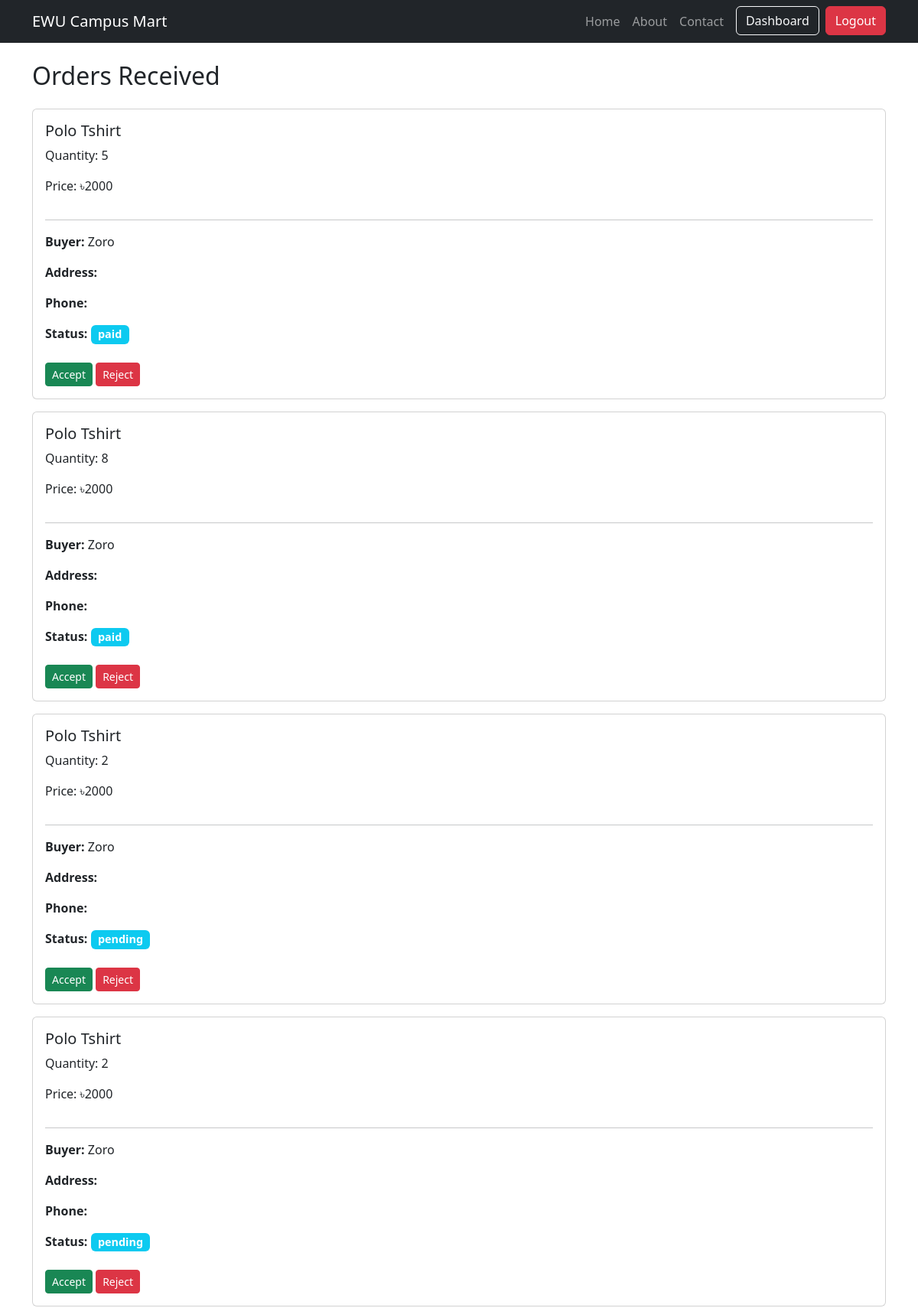
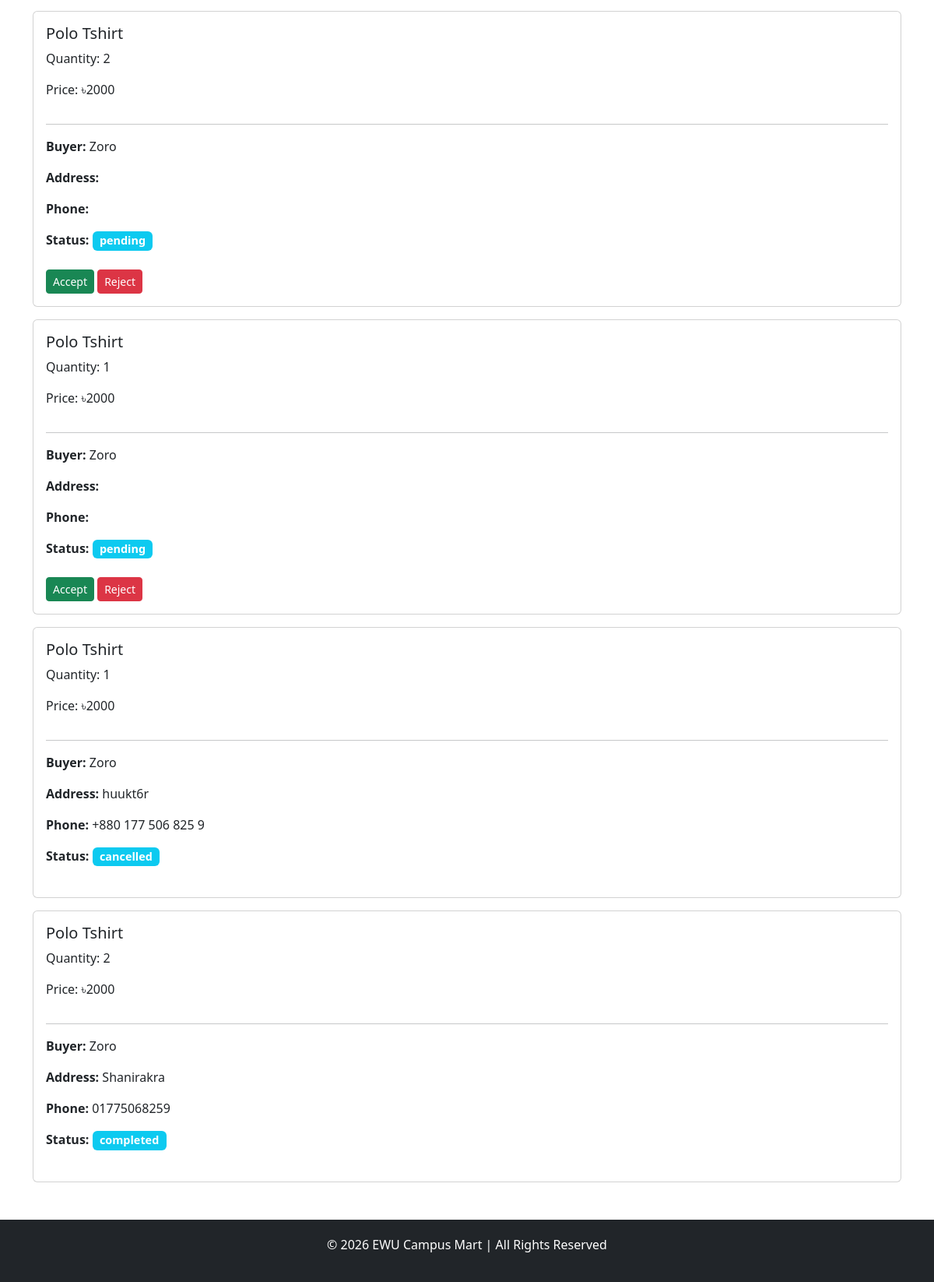
Page /seller/orders/ (signed in) on the earlier database version (2 pictures, top to bottom).
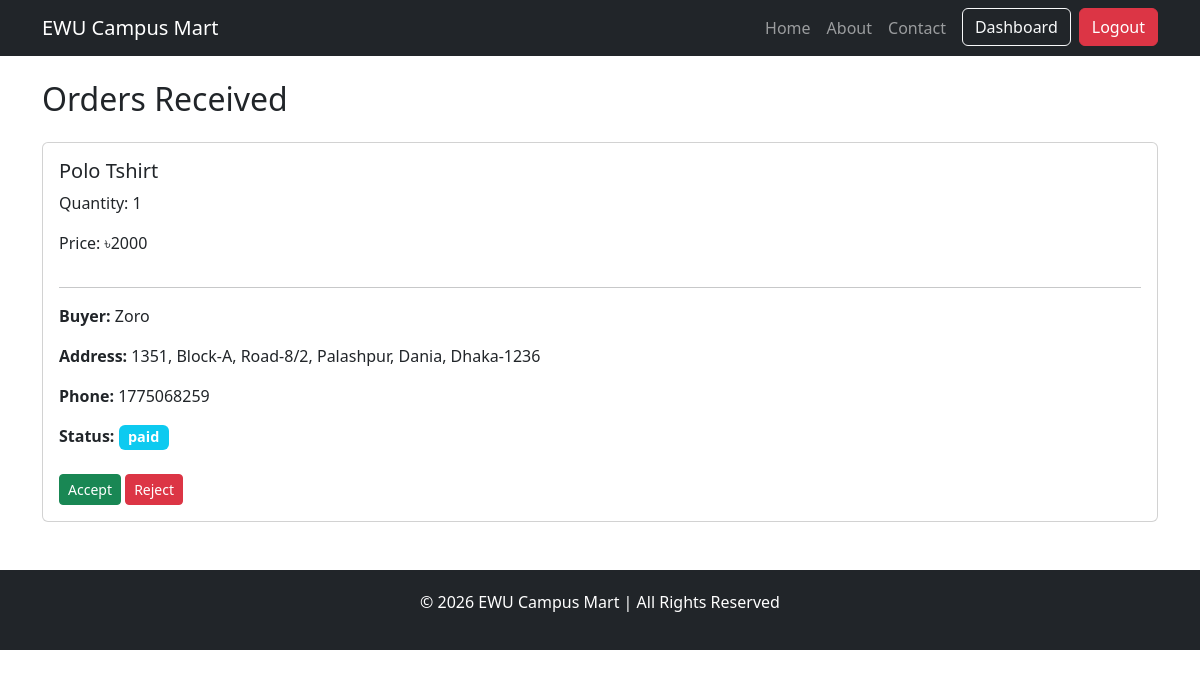
Same page on the later database version.
### orders/models.py (models this page shows, shortened)
class OrderItem(BaseModel):
    order = models.ForeignKey(Order, on_delete=models.CASCADE, related_name="order_items")
    product = models.ForeignKey(Product, on_delete=models.CASCADE)
    quantity = models.IntegerField()
    price = models.IntegerField()  # price at purchase time
    STATUS_CHOICES = (
        ('pending', 'Pending'),
        ('accepted', 'Accepted'),
        ('rejected', 'Rejected'),
        ('shipped', 'Shipped'),
        ('delivered', 'Delivered'),
    )
    status = models.CharField(max_length=20, choices=STATUS_CHOICES, default='pending')

class Order(BaseModel):
    user = models.ForeignKey(CustomUser, on_delete=models.CASCADE)
    total_price = models.IntegerField()
    STATUS_CHOICES = (
        ('pending', 'Pending'),        # order placed
        ('accepted', 'Accepted'),      # seller accepted
        ('rejected', 'Rejected'),      # seller rejected
        ('shipped', 'Shipped'),        # seller shipped
        ('delivered', 'Delivered'),    # delivered
        ('cancelled', 'Cancelled'),    # buyer cancelled
    )
    status = models.CharField(max_length=20, choices=STATUS_CHOICES, default='pending')
    address = models.TextField()
    phone = models.CharField(max_length=15)
    transaction_id = models.CharField(max_length=100, null=True, blank=True)
    payment_method = models.CharField(max_length=50, default='SSLCommerz')

### products/models.py (models this page shows, shortened)
class Product(BaseModel):
    seller = models.ForeignKey(CustomUser, on_delete=models.CASCADE)
    product_name = models.CharField(max_length=100)
    slug = models.SlugField(unique=True  , null=True , blank=True)
    category = models.ForeignKey(Category , on_delete=models.CASCADE , related_name="products")
    price = models.IntegerField()
    product_desription = models.TextField()
    color_variant = models.ManyToManyField(ColorVariant , blank=True)
    size_variant = models.ManyToManyField(SizeVariant , blank=True)

### buyer/models.py (models this page shows, shortened)
class CustomUser(AbstractBaseUser, PermissionsMixin):
    uid = models.UUIDField(primary_key=True , editable=False , default=uuid.uuid4)
    username = models.CharField(max_length=150, unique=True)
    first_name = models.CharField(max_length=30, blank=True)
    last_name = models.CharField(max_length=30, blank=True)
    email = models.EmailField(unique=True)
    is_active = models.BooleanField(default=True)
    is_staff = models.BooleanField(default=False)
    date_joined = models.DateTimeField(default=timezone.now)
    is_buyer = models.BooleanField(default=False)
    is_seller = models.BooleanField(default=False)
    shop_name = models.CharField(max_length=100, blank=True, null=True)
    objects = CustomeUserManager()
    USERNAME_FIELD = "email"
    REQUIRED_FIELDS = []

### seller/middlewares.py (the view)
    def wrapped_view(request, *args, **kwargs):
        if not request.user.is_authenticated or not request.user.is_seller:
            return redirect("seller-login")
        return view_func(request, *args, **kwargs)

### seller/views.py (called while the page is built)
@auth
def seller_orders(request):
    orders = OrderItem.objects.filter(product__seller=request.user)\
            .select_related('product', 'order')\
            .order_by('-created_at')
    return render(request, 'seller_orders.html', {'orders': orders})

### seller/templates/seller_orders.html (shortened to what this page needs)
{% extends 'seller_base.html' %}
{% block content %}
<h2 class="mb-4">Orders Received</h2>
{% for item in orders %}
<div class="card mb-3 p-3">
  <h5>{{ item.product.product_name }}</h5>
  <p>Quantity: {{ item.quantity }}</p>
  <p>Price: ৳{{ item.price }}</p>
  <hr>
  <p><strong>Buyer:</strong> {{ item.order.user.username }}</p>
  <p><strong>Address:</strong> {{ item.order.address }}</p>
  <p><strong>Phone:</strong> {{ item.order.phone }}</p>
  <p>
    <strong>Status:</strong>
    <span class="badge bg-info">{{ item.order.status }}</span>
  </p>
  <div class="mt-2">
    {% if item.order.status == 'paid' or item.order.status == 'pending' %}
      <a href="{% url 'seller-update-order' item.order.uid 'accepted' %}" class="btn btn-success btn-sm">Accept</a>
      <a href="{% url 'seller-update-order' item.order.uid 'rejected' %}" class="btn btn-danger btn-sm">Reject</a>
    {% endif %}
  </div>
</div>
{% empty %}
<p>No orders yet</p>
{% endfor %}
{% endblock %}

Differences in the rows shown:
removed OrderItem: product.product_name "Polo Tshirt", quantity "5", price "2000", order.user.username "Zoro", order.status "paid", shows "Accept"
removed OrderItem: product.product_name "Polo Tshirt", quantity "8", price "2000", order.user.username "Zoro", order.status "paid", shows "Accept"
removed OrderItem: product.product_name "Polo Tshirt", quantity "2", price "2000", order.user.username "Zoro", order.status "pending", shows "Accept"
removed OrderItem: product.product_name "Polo Tshirt", quantity "2", price "2000", order.user.username "Zoro", order.status "pending", shows "Accept"
removed OrderItem: product.product_name "Polo Tshirt", quantity "2", price "2000", order.user.username "Zoro", order.status "pending", shows "Accept"
removed OrderItem: product.product_name "Polo Tshirt", quantity "1", price "2000", order.user.username "Zoro", order.status "pending", shows "Accept"
removed OrderItem: product.product_name "Polo Tshirt", quantity "1", price "2000", order.user.username "Zoro", order.address "huukt6r", order.phone "+880 177 506 825 9", order.status "cancelled"
removed OrderItem: product.product_name "Polo Tshirt", quantity "2", price "2000", order.user.username "Zoro", order.address "Shanirakra", order.phone "01775068259", order.status "completed"
added OrderItem: product.product_name "Polo Tshirt", quantity "1", price "2000", order.user.username "Zoro", order.address "1351, Block-A, Road-8/2, Palashpur, Dania, Dhaka-1236", order.phone "1775068259", order.status "paid", shows "Accept"
